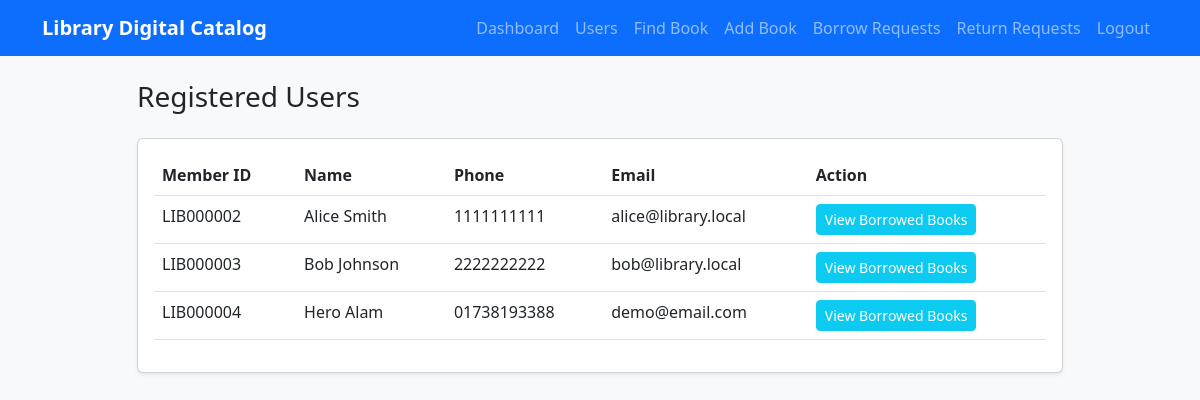
Screenshot of /library/admin-users/ (signed in) with the database file from the repository.
### accounts/models.py (models this page shows, shortened)
class User(AbstractUser):
    member_id = models.CharField(max_length=20, unique=True, blank=True, null=True)
    phone = models.CharField(max_length=20, unique=True)
    is_admin_role = models.BooleanField(default=False)

### library/views.py (the view)
# urls.py: path('admin-users/', views.admin_users, name='admin_users'),
@login_required
def admin_users(request):
    if not request.user.is_admin_role:
        return redirect('home')
    users = User.objects.filter(is_admin_role=False)
    return render(request, 'library/admin_users.html', {'users': users})

### templates/library/admin_users.html
{% extends 'base.html' %}
{% block content %}
<div class="row">
    <div class="col-md-10 offset-md-1">
        <h3 class="mb-4">Registered Users</h3>
        <div class="card shadow-sm">
            <div class="card-body">
                {% if users %}
                    <table class="table table-hover">
                        <thead>
                            <tr>
                                <th>Member ID</th>
                                <th>Name</th>
                                <th>Phone</th>
                                <th>Email</th>
                                <th>Action</th>
                            </tr>
                        </thead>
                        <tbody>
                            {% for u in users %}
                                <tr>
                                    <td>{{ u.member_id }}</td>
                                    <td>{{ u.first_name }}</td>
                                    <td>{{ u.phone }}</td>
                                    <td>{{ u.email }}</td>
                                    <td>
                                        <a href="{% url 'admin_user_borrowed' u.id %}" class="btn btn-sm btn-info text-white">View Borrowed Books</a>
                                    </td>
                                </tr>
                            {% endfor %}
                        </tbody>
                    </table>
                {% else %}
                    <p class="text-muted">No users registered yet.</p>
                {% endif %}
            </div>
        </div>
    </div>
</div>
{% endblock %}

### templates/base.html (shortened to what this page needs)
<!DOCTYPE html>
<html lang="en">
<head>
    <link href="https://cdn.jsdelivr.net/npm/bootstrap@5.3.0/dist/css/bootstrap.min.css" rel="stylesheet">
</head>
<body>
    {% include 'navbar.html' %}
    <div class="container mt-4">
        {% block content %}{% endblock %}
    </div>
</body>
</html>

### templates/navbar.html (shortened to what this page needs)
<nav class="navbar navbar-expand-lg navbar-dark bg-primary">
    <div class="container">
        <a class="navbar-brand" href="{% url 'home' %}">Library Digital Catalog</a>
        <div class="collapse navbar-collapse" id="navbarNav">
            <ul class="navbar-nav ms-auto">
                {% if user.is_authenticated %}
                    {% if user.is_admin_role %}
                        <li class="nav-item">
                            <a class="nav-link" href="{% url 'admin_dashboard' %}">Dashboard</a>
                        </li>
                        <li class="nav-item">
                            <a class="nav-link" href="{% url 'admin_users' %}">Users</a>
                        </li>
                        <li class="nav-item">
                            <a class="nav-link" href="{% url 'admin_find_book' %}">Find Book</a>
                        </li>
                        <li class="nav-item">
                            <a class="nav-link" href="{% url 'admin_add_book' %}">Add Book</a>
                        </li>
                        <li class="nav-item">
                            <a class="nav-link" href="{% url 'admin_requests' %}">Borrow Requests</a>
                        </li>
                        <li class="nav-item">
                            <a class="nav-link" href="{% url 'admin_return_requests' %}">Return Requests</a>
                        </li>
                    {% endif %}
                    <li class="nav-item">
                        <form method="post" action="{% url 'logout' %}" class="d-inline">
                            <button type="submit" class="btn btn-link nav-link">Logout</button>
                        </form>
                    </li>
                {% endif %}
            </ul>
        </div>
    </div>
</nav>

### templates/base.html (style rules this page uses)
body { background-color: #f8f9fa; }
.navbar-brand { font-weight: bold; }

### rows the page displays
User: member_id "LIB000002", first_name "Alice Smith", phone "1111111111", email "alice@library.local"
User: member_id "LIB000003", first_name "Bob Johnson", phone "2222222222", email "bob@library.local"
User: member_id "LIB000004", first_name "Hero Alam", phone "01738193388", email "demo@email.com"
